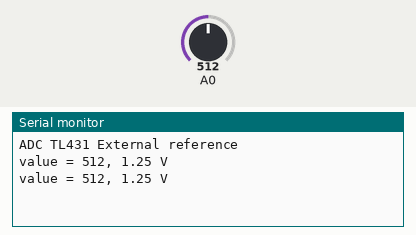
Recording of a sketch running on a simulated Arduino Uno, built with avr-gcc and run on an emulated ATmega328P. On the bench: the last lines printed to the serial monitor. The inputs (shaded band) are chosen by the test bench; at power-on: A0 = 512.

Above: at 1.8 s.
1.9 s: A0 set to 716
At 2.7 s:
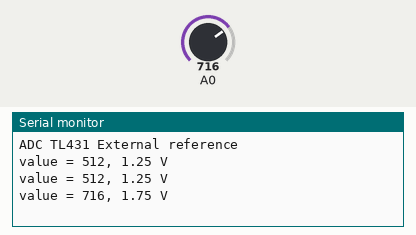
3.4 s: A0 set to 900
At 4.3 s:
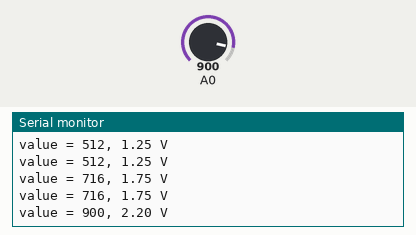
Timing chart, 0 to 6.4 s (numbered marks = the images above; inputs shaded):
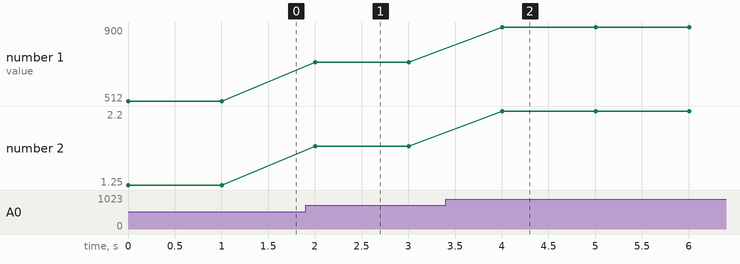

Measured:
- after the input at 1.9 s, the serial monitor: prints a new line after 0.10 s (image 1)
- after the input at 3.4 s, the serial monitor: prints a new line after 0.60 s (image 2)
- plotted number 1: 512 → 716 after the input at 1.9 s, 716 → 900 after the input at 3.4 s
- plotted number 2: 1.25 → 1.75 after the input at 1.9 s, 1.75 → 2.2 after the input at 3.4 s

The sketch:

aref_external.ino
```cpp
// (licence header left out)
const double tl431_ref = 2.5;
int value;
double value_v;

void setup() {
  analogReference(EXTERNAL);

  Serial.begin(115200);
  Serial.println("ADC TL431 External reference");
}

void loop() {
  value = analogRead(A0);
  Serial.print("value = ");
  Serial.print(value);
  value_v = value * tl431_ref / 1023;
  Serial.print(", ");
  Serial.print(value_v);
  Serial.println(" V");
  delay(1000);
}
```
